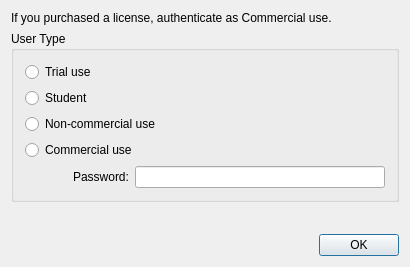
<?xml version="1.0" encoding="UTF-8"?>
<ui version="4.0">
 <class>UserAuthDialogClass</class>
 <widget class="QDialog" name="UserAuthDialogClass">
  <property name="geometry">
   <rect>
    <x>0</x>
    <y>0</y>
    <width>410</width>
    <height>267</height>
   </rect>
  </property>
  <property name="windowTitle">
   <string>User Authentication</string>
  </property>
  <layout class="QVBoxLayout" name="verticalLayout_3">
   <item>
    <widget class="QLabel" name="messLabel">
     <property name="text">
      <string>If you purchased a license, authenticate as Commercial use.</string>
     </property>
    </widget>
   </item>
   <item>
    <layout class="QVBoxLayout" name="verticalLayout">
     <item>
      <widget class="QGroupBox" name="groupBox">
       <property name="title">
        <string>User Type</string>
       </property>
       <layout class="QVBoxLayout" name="verticalLayout_2">
        <item>
         <widget class="QRadioButton" name="radioButton_trial">
          <property name="text">
           <string>Trial use</string>
          </property>
         </widget>
        </item>
        <item>
         <widget class="QRadioButton" name="radioButton_student">
          <property name="text">
           <string>Student</string>
          </property>
         </widget>
        </item>
        <item>
         <widget class="QRadioButton" name="radioButton_noncommercial">
          <property name="text">
           <string>Non-commercial use</string>
          </property>
         </widget>
        </item>
        <item>
         <widget class="QRadioButton" name="radioButton_commercial">
          <property name="text">
           <string>Commercial use</string>
          </property>
         </widget>
        </item>
        <item>
         <layout class="QHBoxLayout" name="horizontalLayout">
          <item>
           <spacer name="horizontalSpacer">
            <property name="orientation">
             <enum>Qt::Orientation::Horizontal</enum>
            </property>
            <property name="sizeHint" stdset="0">
             <size>
              <width>40</width>
              <height>20</height>
             </size>
            </property>
           </spacer>
          </item>
          <item>
           <widget class="QLabel" name="label">
            <property name="text">
             <string>Password:</string>
            </property>
           </widget>
          </item>
          <item>
           <widget class="QLineEdit" name="lineEdit">
            <property name="minimumSize">
             <size>
              <width>250</width>
              <height>0</height>
             </size>
            </property>
            <property name="echoMode">
             <enum>QLineEdit::EchoMode::Password</enum>
            </property>
           </widget>
          </item>
         </layout>
        </item>
       </layout>
      </widget>
     </item>
     <item>
      <spacer name="verticalSpacer">
       <property name="orientation">
        <enum>Qt::Orientation::Vertical</enum>
       </property>
       <property name="sizeHint" stdset="0">
        <size>
         <width>20</width>
         <height>40</height>
        </size>
       </property>
      </spacer>
     </item>
     <item>
      <widget class="QDialogButtonBox" name="buttonBox">
       <property name="standardButtons">
        <set>QDialogButtonBox::StandardButton::Ok</set>
       </property>
      </widget>
     </item>
    </layout>
   </item>
  </layout>
 </widget>
 <layoutdefault spacing="6" margin="11"/>
 <resources/>
 <connections/>
</ui>
